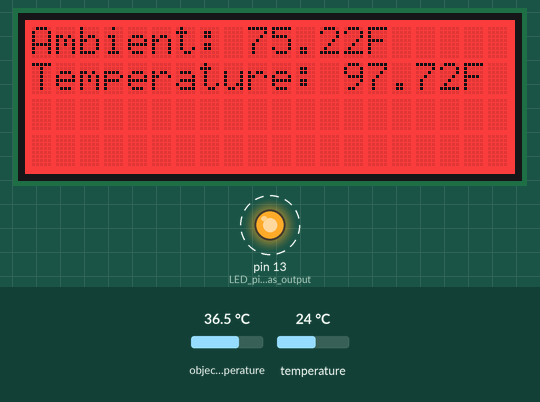
The sketch below on a simulated Arduino Uno, built with avr-gcc and run on an emulated ATmega328P. On the bench: 20×4 character LCD, output pins drawn as LEDs (lit = HIGH). Dashed ring = blinking. The test bench sets the inputs (shaded band); at power-on: object temperature 36.5 °C, temperature 24 °C. What the sketch prints to the serial monitor is not drawn.

Above: at 1.2 s.
1.3 s: object temperature set to 20 °C
At 2.0 s:
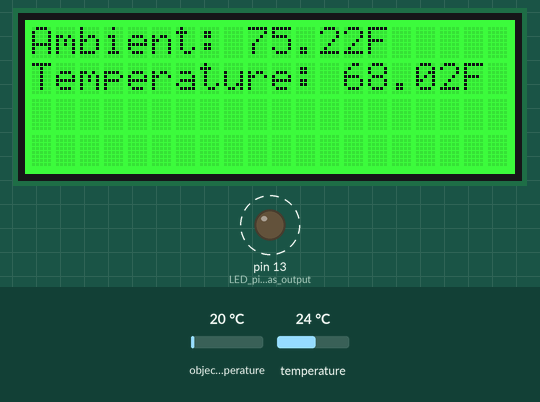
2.8 s: temperature set to 12 °C
At 3.7 s:
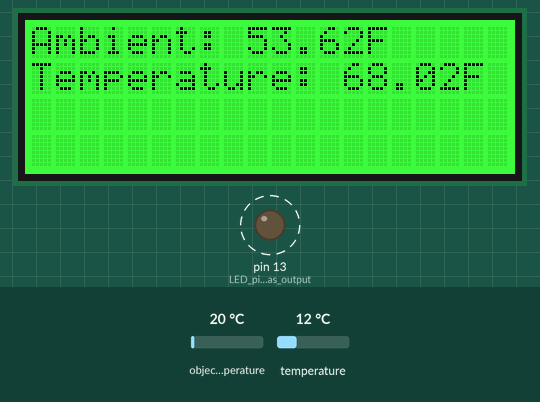
4.3 s: object temperature set to 39 °C
At 5.5 s:
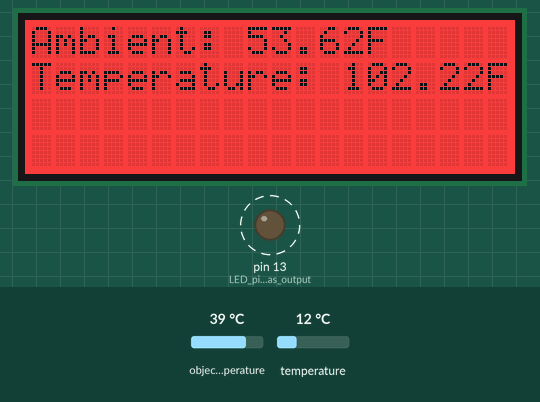
7.3 s: object temperature set to 26 °C
At 8.6 s:
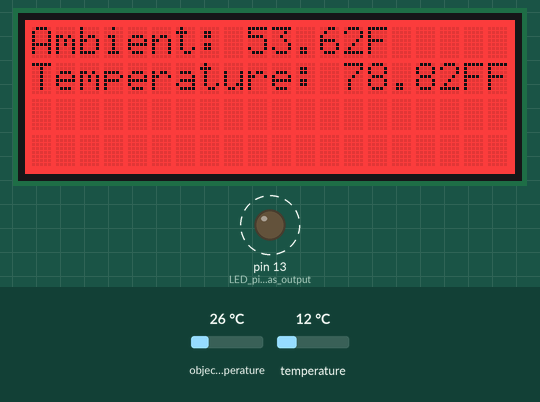
10.3 s: object temperature set to 20 °C
At 10.9 s:
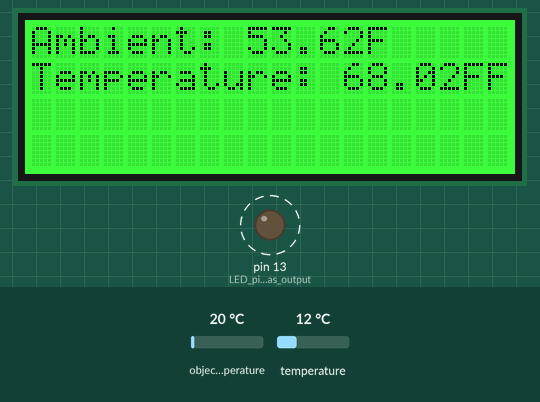
11.9 s: temperature set to 41 °C
At 12.7 s:
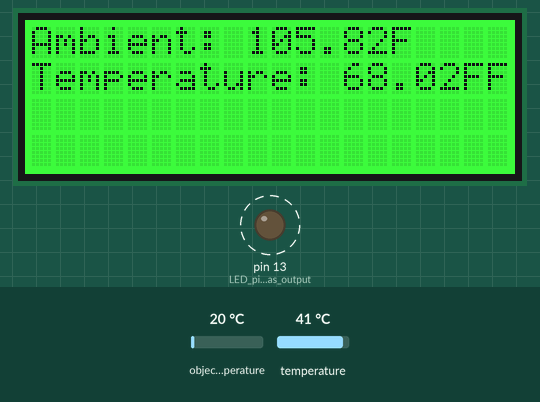
Timing chart, 0 to 15.9 s (numbered marks = the images above; inputs shaded):
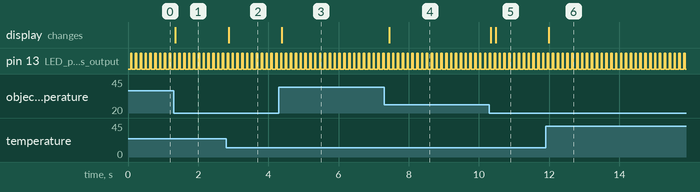

The sketch:

ID_n_Temp_Get.ino.ino
```cpp
/******************************************************************************
MLX90614_Get_ID.ino
Print ID register values stored in the MLX90614

This example reads from the MLX90614's ID registers, and
prints out the 64-byte value to the serial monitor.

Hardware Hookup (if you're not using the eval board):
MLX90614 ------------- Arduino
  VDD ------------------ 3.3V
  VSS ------------------ GND
  SDA ------------------ SDA (A4 on older boards)
  SCL ------------------ SCL (A5 on older boards)

Jim Lindblom @ SparkFun Electronics
October 23, 2015
https://github.com/sparkfun/SparkFun_MLX90614_Arduino_Library

Development environment specifics:
Arduino 1.6.5
SparkFun IR Thermometer Evaluation Board - MLX90614
******************************************************************************/

#include <Wire.h> // I2C library, required for MLX90614
#include <SparkFunMLX90614.h> //Click here to get the library: http://librarymanager/All#Qwiic_IR_Thermometer by SparkFun
#include <SerLCD.h> //Click here to get the library: http://librarymanager/All#SparkFun_SerLCD


  SerLCD lcd; // Initialize the library with default I2C address 0x72
  IRTherm therm; // Create an IRTherm object to interact with throughout

void setup()
{
  Serial.begin(115200); // Initialize Serial to log output
  Wire.begin(); //Joing I2C bus

  if (therm.begin() == false){ // Initialize thermal IR sensor
    Serial.println("Qwiic IR thermometer did not acknowledge! Freezing!");
    while(1);
  }
  Serial.println("Qwiic IR Thermometer did acknowledge.");

  therm.setUnit(TEMP_F); // Set the library's units to Farenheit
                         //  Alternatively, TEMP_F can be replaced with TEMP_C for Celsius or
                         //  TEMP_K for Kelvin.

  pinMode(LED_BUILTIN, OUTPUT); // LED pin as output

  //LCD
  lcd.begin(Wire); //Set up the LCD for I2C communication

  lcd.setBacklight(255, 255, 255); //Set backlight to bright white
  lcd.setContrast(0); //Set contrast. Lower to 0 for higher contrast.

  lcd.clear(); //Clear the display - this moves the cursor to home position as well
  lcd.print("Hello");

  therm.read();
}

void loop()
{
  digitalWrite(LED_BUILTIN, HIGH);

  // Call therm.read() to read object and ambient temperatures from the sensor.
  if (therm.read()) // On success, read() will return 1, on fail 0.
  {
    // Use the object() and ambient() functions to grab the object and ambient
  // temperatures.
  // They'll be floats, calculated out to the unit you set with setUnit().
    Serial.print("Object: " + String(therm.object(), 2));
    Serial.println("F");
    Serial.print("Ambient: " + String(therm.ambient(), 2));
    Serial.println("F");
    Serial.println();

  // LCD
  // Set the cursor to column 0, line 1
  // (note: line 1 is the second row, since counting begins with 0):

  if (therm.object() > 77){
    lcd.setFastBacklight(255, 0, 0); //Set backlight to bright white
    lcd.setCursor(0, 1);
    // Print the number of seconds since reset:
    lcd.print("Temperature: " + String(therm.object(), 2) + "F");
    lcd.setCursor(0,0);
    lcd.print("Ambient: " + String(therm.ambient(), 2) + "F");
  }
  else {
    lcd.setFastBacklight(0,255,0);
    lcd.setCursor(0, 1);
     // Print the number of seconds since reset:
    lcd.print("Temperature: " + String(therm.object(), 2) + "F");
    lcd.setCursor(0,0);
    lcd.print("Ambient: " + String(therm.ambient(), 2) + "F");
  }


  }
  digitalWrite(LED_BUILTIN, LOW);
  delay(100);
}
```

Measured:
- after the input at 1.3 s, the display: changes after 0.05 s (image 1)
- after the input at 2.8 s, the display: changes after 0.07 s (image 2)
- after the input at 4.3 s, the display: changes after 0.09 s (image 3)
- after the input at 7.3 s, the display: changes after 0.14 s (image 4)
- after the input at 10.3 s, the display: first changes at once (image 5 shows a later state)
- after the input at 11.9 s, the display: changes after 0.09 s (image 6)
- by itself, pin 13 (LED_pin_as_output): alternates HIGH for 0.04 s and LOW for 0.10 s
